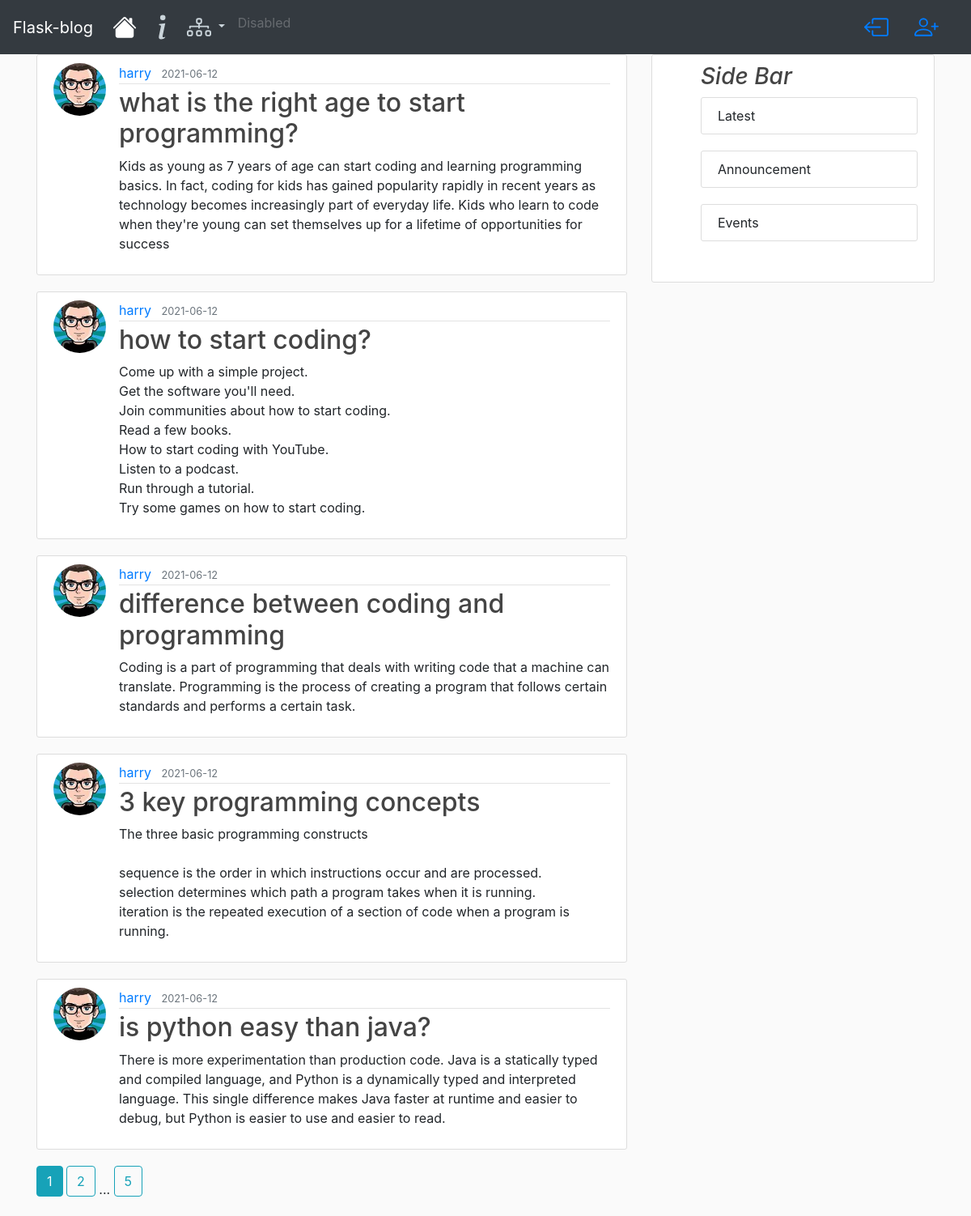
The page /home on the database its author committed.
### flask_blog/models.py (models this page shows, shortened)
class Post(db.Model):
    id = db.Column(db.Integer, primary_key=True)
    title = db.Column(db.String(100), nullable=False)
    date_posted = db.Column(db.DateTime, nullable=False, default=datetime.utcnow)
    content = db.Column(db.Text, nullable=False)
    user_id = db.Column(db.Integer, db.ForeignKey('user.id'), nullable=False)

class User(db.Model, UserMixin):
    id = db.Column(db.Integer, primary_key=True)
    username = db.Column(db.String(20), unique=True, nullable=False)
    email = db.Column(db.String(120), unique=True, nullable=False)
    image_file = db.Column(db.String(20), nullable=False, default='default.png')
    password = db.Column(db.String(60), nullable=False)
    posts = db.relationship('Post', backref='author', lazy=False)

### flask_blog/main/routes.py (the view)
@main.route('/')
@main.route('/home')
def home():
    page = request.args.get('page', 1, type=int)
    posts = Post.query.order_by(Post.date_posted.desc())\
        .paginate(page=page, per_page=5)
    return render_template('home.html', posts=posts)

### flask_blog/templates/home.html
{% extends 'layout.html' %}
{% block content %}
	{% for post in posts.items %}
		<article class="media content-section">
			<img class="rounded-circle article-img" src="{{ url_for('static', filename='profile_pics/'+ post.author.image_file) }}">
			<div class="media-body">
				<div class="article-metadata">
					<a href="{{ url_for('users.account', username=post.author.username) }}" class="mr-2">{{post.author.username}}</a>
					<small class='text-muted'>{{post.date_posted.strftime('%Y-%m-%d')}}</small>
				</div>
				<h2><a class="article-title" href="{{ url_for('posts.post', post_id=post.id) }}">{{post.title}}</a></h2>
				<p class="article-content">{{post.content}}</p>
			</div>
		</article>
	{% endfor %}
	{% for page_num in posts.iter_pages(left_edge=1, right_edge=1, left_current=1, right_current=2) %}
		{% if page_num %}
			{% if posts.page == page_num %}
				<a class="btn btn-info mb-4" href="{{url_for('main.home', page=page_num)}}">{{ page_num }}</a>
			{% else %}
				<a class="btn btn-outline-info mb-4" href="{{url_for('main.home', page=page_num)}}">{{ page_num }}</a>
			{% endif %}
		{% else %}
			...
		{% endif %}
	{% endfor %}
{% endblock content %}

### flask_blog/templates/layout.html (shortened to what this page needs)
<!DOCTYPE html>
<html>
<head>
    <link rel="stylesheet" href="https://cdn.jsdelivr.net/npm/bootstrap@4.6.0/dist/css/bootstrap.min.css">
    <link rel="stylesheet" type="text/css" href="{{ url_for('static', filename='main.css') }}">
</head>
<body>
	<header class='site-header'>
		<nav class="navbar navbar-expand-lg navbar-dark bg-dark">
		  <a class="navbar-brand" href="#">Flask-blog</a>
		  <div class="collapse navbar-collapse" id="navbarSupportedContent">
		    <ul class="navbar-nav mr-auto">
		      <li class="nav-item active">
		        <a class="nav-link" href="{{ url_for('main.home') }}">
		        	<span class="sr-only">(current)</span></a>
		      </li>
		      <li class="nav-item">
		        <a class="nav-link" href="{{ url_for('main.about') }}">
		        </a>
		      </li>
		      <li class="nav-item dropdown">
		        <a class="nav-link dropdown-toggle" href="#" id="navbarDropdown" role="button" data-toggle="dropdown" aria-haspopup="true" aria-expanded="false">
		        </a>
		      </li>
		      <li class="nav-item">
		        <a class="nav-link disabled" href="#" tabindex="-1" aria-disabled="true">Disabled</a>
		      </li>
		    </ul>
		    {% if current_user.is_authenticated %}
				<a class="nav-link my-2 my-sm-0" href="{{url_for('posts.create_post')}}">
					<svg xmlns="http://www.w3.org/2000/svg" width="30" height="35" fill="currentColor" class="bi bi-pen" viewBox="0 0 16 16">
					  <path d="m13.498.795.149-.149a1.207 1.207 0 1 1 1.707 1.708l-.149.148a1.5 1.5 0 0 1-.059 2.059L4.854 14.854a.5.5 0 0 1-.233.131l-4 1a.5.5 0 0 1-.606-.606l1-4a.5.5 0 0 1 .131-.232l9.642-9.642a.5.5 0 0 0-.642.056L6.854 4.854a.5.5 0 1 1-.708-.708L9.44.854A1.5 1.5 0 0 1 11.5.796a1.5 1.5 0 0 1 1.998-.001zm-.644.766a.5.5 0 0 0-.707 0L1.95 11.756l-.764 3.057 3.057-.764L14.44 3.854a.5.5 0 0 0 0-.708l-1.585-1.585z"/>
					</svg>
				</a>
				<a class="nav-link my-2 my-sm-0" href="{{url_for('users.account', username=current_user.username)}}">
					<svg xmlns="http://www.w3.org/2000/svg" width="30" height="35" fill="currentColor" class="bi bi-person-bounding-box" viewBox="0 0 16 16">
					  <path d="M1.5 1a.5.5 0 0 0-.5.5v3a.5.5 0 0 1-1 0v-3A1.5 1.5 0 0 1 1.5 0h3a.5.5 0 0 1 0 1h-3zM11 .5a.5.5 0 0 1 .5-.5h3A1.5 1.5 0 0 1 16 1.5v3a.5.5 0 0 1-1 0v-3a.5.5 0 0 0-.5-.5h-3a.5.5 0 0 1-.5-.5zM.5 11a.5.5 0 0 1 .5.5v3a.5.5 0 0 0 .5.5h3a.5.5 0 0 1 0 1h-3A1.5 1.5 0 0 1 0 14.5v-3a.5.5 0 0 1 .5-.5zm15 0a.5.5 0 0 1 .5.5v3a1.5 1.5 0 0 1-1.5 1.5h-3a.5.5 0 0 1 0-1h3a.5.5 0 0 0 .5-.5v-3a.5.5 0 0 1 .5-.5z"/>
					  <path d="M3 14s-1 0-1-1 1-4 6-4 6 3 6 4-1 1-1 1H3zm8-9a3 3 0 1 1-6 0 3 3 0 0 1 6 0z"/>
					</svg>
				</a>
		        <a class="nav-link mr-sm-2" href="{{url_for('users.logout')}}">
			      	<svg xmlns="http://www.w3.org/2000/svg" width="30" height="30" fill="currentColor" class="bi bi-box-arrow-right" viewBox="0 0 16 16">
						<path fill-rule="evenodd" d="M10 12.5a.5.5 0 0 1-.5.5h-8a.5.5 0 0 1-.5-.5v-9a.5.5 0 0 1 .5-.5h8a.5.5 0 0 1 .5.5v2a.5.5 0 0 0 1 0v-2A1.5 1.5 0 0 0 9.5 2h-8A1.5 1.5 0 0 0 0 3.5v9A1.5 1.5 0 0 0 1.5 14h8a1.5 1.5 0 0 0 1.5-1.5v-2a.5.5 0 0 0-1 0v2z"/>
						<path fill-rule="evenodd" d="M15.854 8.354a.5.5 0 0 0 0-.708l-3-3a.5.5 0 0 0-.708.708L14.293 7.5H5.5a.5.5 0 0 0 0 1h8.793l-2.147 2.146a.5.5 0 0 0 .708.708l3-3z"/>
					</svg>
		      	</a>
		    {% else %}
		    	<a class="nav-link my-2 my-sm-0" href="{{url_for('users.login')}}">
		    	</a>
			    <a class="nav-link mr-sm-2" href="{{url_for('users.register')}}">
			    </a>
			{% endif %}
		  </div>
		</nav>
	</header>
	<main role='main' class='container'>
		<div class="row">
			<div class='col-md-8'>
				{% block content %}{% endblock %}
			</div>
			<div class='col-md-4'>
				<div class="content-section">
					<h3 style="padding-left: 40px;"><em>Side Bar</em></h3>
					<ul>
						<li class="media content-section">Latest</li>
						<li class="media content-section">Announcement</li>
						<li class="media content-section" style="margin-bottom: 40px;">Events</li>
					</ul>
				</div>
			</div>
		</div>
	</main>
</body>
</html>

### flask_blog/static/main.css (style rules this page uses)
body { background: #fafafa;, color: #333333; margin-top: 5 rem; }
h1,h2,h3,h4,h5,h6 { color: #444444; }
.site-header .navbar-nav .nav-link { color: #cbd5db; }
.content-section { background: #ffffff; padding: 10px 20px; border: 1px solid #dddddd; border-radius: 3px; margin-bottom: 20px; }
.article-title { color: #444444; }
.article-content { white-space: pre-line; }
.article-img { height: 65px; width: 65px; margin-right: 16px; }
.article-metadata { padding-bottom: 1px; margin-bottom: 4px; border-bottom: 1px solid #e3e3e3; }

### rows shown on the page
Post: image_file (picture), author.username "harry", date_posted "2021-06-12", title "what is the right age to start programming?", content "Kids as young as 7 years of age can start coding and learning programming basics. In fact, coding for kids has gained popularity rapidly in recent years as technology becomes increasingly part of everyday life. Kids who learn to code when they're young can set themselves up for a lifetime of opportunities for success"
Post: image_file (picture), author.username "harry", date_posted "2021-06-12", title "how to start coding?", content "Come up with a simple project. Get the software you'll need. Join communities about how to start coding. Read a few books. How to start coding with YouTube. Listen to a podcast. Run through a tutorial. Try some games on how to start coding."
Post: image_file (picture), author.username "harry", date_posted "2021-06-12", title "difference between coding and programming", content "Coding is a part of programming that deals with writing code that a machine can translate. Programming is the process of creating a program that follows certain standards and performs a certain task."
Post: image_file (picture), author.username "harry", date_posted "2021-06-12", title "3 key programming concepts", content "The three basic programming constructs sequence is the order in which instructions occur and are processed. selection determines which path a program takes when it is running. iteration is the repeated execution of a section of code when a program is running."
Post: image_file (picture), author.username "harry", date_posted "2021-06-12", title "is python easy than java?", content "There is more experimentation than production code. Java is a statically typed and compiled language, and Python is a dynamically typed and interpreted language. This single difference makes Java faster at runtime and easier to debug, but Python is easier to use and easier to read."

### other values the page prints
{{ page_num }} "1"
{{ page_num }} "2" "5"
